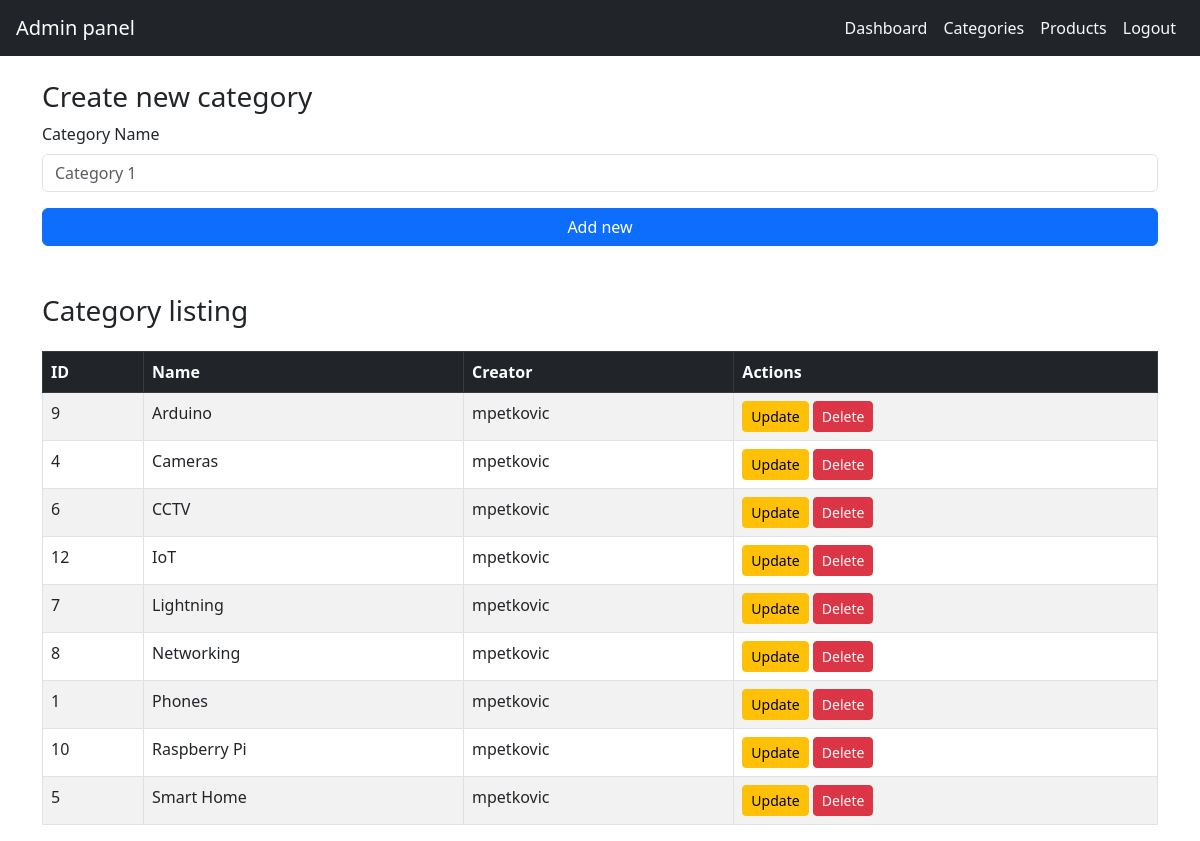
Screenshot of /admin/categories.php (signed in) with the database file from the repository.
### tables this page shows
CREATE TABLE `product_category` (
  `id` int(11) NOT NULL,
  `name` varchar(255) NOT NULL,
  `created_by` int(11) DEFAULT NULL
);

### functions/categories.php (called while the page is built, shortened)
<?php
function fetchCategories(PDO $pdo): array
{
    $sql = "SELECT product_category.id, product_category.name, admin.username FROM product_category JOIN admin ON product_category.created_by = admin.id ORDER BY name ASC";
    $stmt = $pdo->prepare($sql);
    $stmt->execute();
    return $stmt->fetchAll();
}

### admin/categories.php (the view, shortened to what this page needs)
<?php
require_once '../db.php';
require_once '../functions/categories.php';
$categories = fetchCategories($pdo);
?>
<!DOCTYPE html>
<html lang="en">
<head>
    <link href="https://cdn.jsdelivr.net/npm/bootstrap@5.3.0/dist/css/bootstrap.min.css" rel="stylesheet">
</head>
<body>
<?php include 'modules/header.php'; ?>
<div class="container mt-4">
    <form action="jobs/addCategory.php" method="post">
        <h3>Create new category</h3>
        <div class="mb-3">
            <label for="categoryName" class="form-label">Category Name</label>
            <input type="text" class="form-control" id="categoryName" name="name" placeholder="Category 1" required>
        </div>
        <button type="submit" name="submit" class="btn btn-primary w-100">Add new</button>
    </form>
    <br>
    <br>
    <h3>Category listing</h3>
    <div class="table-responsive mt-4">
        <table class="table table-bordered table-striped">
            <thead class="table-dark">
            <tr>
                <th>ID</th>
                <th>Name</th>
                <th>Creator</th>
                <th>Actions</th>
            </tr>
            </thead>
            <tbody>
            <?php foreach($categories as $category): ?>
            <tr>
                <td class="id"><?= $category['id'] ?></td>
                <td class="name"><?= $category['name'] ?></td>
                <td class="user"><?= $category['username'] ?></td>
                <td class="action">
                    <button id="updateButton" data-id="<?= $category['id'] ?>" class="update btn btn-warning btn-sm">Update</button>
                    <a href="jobs/deleteCategory.php?id=<?= $category['id'] ?>"><button class="btn btn-danger btn-sm">Delete</button></a>
                </td>
            </tr>
            <?php endforeach; ?>
            </tbody>
        </table>
    </div>
</div>
</body>
</html>

### rows the page displays
product_category: id "9", name "Arduino", created_by.username "mpetkovic"
product_category: id "4", name "Cameras", created_by.username "mpetkovic"
product_category: id "6", name "CCTV", created_by.username "mpetkovic"
product_category: id "12", name "IoT", created_by.username "mpetkovic"
product_category: id "7", name "Lightning", created_by.username "mpetkovic"
product_category: id "8", name "Networking", created_by.username "mpetkovic"
product_category: id "1", name "Phones", created_by.username "mpetkovic"
product_category: id "10", name "Raspberry Pi", created_by.username "mpetkovic"
product_category: id "5", name "Smart Home", created_by.username "mpetkovic"
